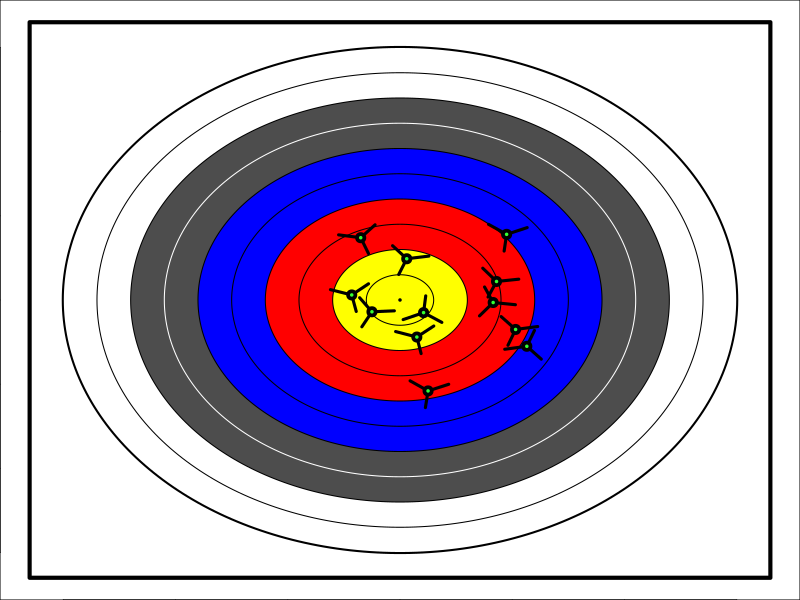

Source code (R):
## ---- chunk 1
knitr::opts_chunk$set(echo = FALSE)
## ---- chunk 2
set.seed(1)
while(T){
  sigma = round(2^runif(1,5,7),1)
  n = 12 #sample(c(12*1:3,10*2:8),1)
  alpha = 0.05
  SE = sigma/sqrt(n)
  ME = qnorm(1-alpha/2)*SE
  mux = sample(c(-ME,-ME/2,ME/2,ME),1)
  x = round(rnorm(n,mux,sigma))
  y = round(rnorm(n,0,sigma))
  t = abs(mean(x))/(sd(x)/sqrt(n))
  cumulative = pt(t,n-1)
  pval = 2*(1-cumulative)
  t2 = abs(mean(y))/(sd(y)/sqrt(n))
  cumulative2 = pt(t2,n-1)
  pval2 = 2*(1-cumulative2)
  # if(pval<0.2 & pval>0.001 & abs(pval-0.05)>0.01){break}
  if(pval<0.06 & pval>0.04 & pval2>0.2){break}
}
makebullseye = function(scale=1,axes=T){
  x = cos(2*seq(0,pi,length.out=1000)*pi)*scale
  y = sin(2*seq(0,pi,length.out=1000)*pi)*scale
  plot(x,y,type="l",lwd=3,xlim=c(-scale,scale)*1.1,ylim=c(-scale,scale)*1.1,ann=F,axes=axes)
  lines(x=c(-1,1,1,-1,-1)*scale*1.1,y=c(1,1,-1,-1,1)*scale*1.1,lwd=4)
  colors = c("yellow","yellow","red","red","blue","blue","grey30","grey30","white","white")
  linecolors = c(rep("black",6),"white",rep("black",3))
  textcolors = c(rep("black",6),rep("white",2),rep("black",2))
  for(i in 10:1){
    x2 = x*i/10
    y2 = y*i/10
    polygon(x2[1:(length(x2)-1)],y2[1:(length(x2)-1)],col=colors[i],border=F)
    lines(x2,y2,col=linecolors[i])
  }
  points(0,0,pch=20,cex=0.5)
}
par(mar=c(0,0,0,0))
makebullseye(300,T)
# mtext("horizontal position, x (mm)",1,line=2)
# mtext("vertical position, y (mm)",2,line=2)
# abline(v=seq(-300,300,25),lwd=1,lty=2)
# abline(h=seq(-300,300,25),lwd=1,lty=2)
points(x,y,pch=20,cex=2)
for(i in 1:n){
  rot = runif(1,0,2*pi)
  rot2 = rot+2*pi/3
  rot3 = rot2+2*pi/3
  lines(c(x[i],x[i]+20*cos(rot)),c(y[i],y[i]+20*sin(rot)),lwd=3)
  lines(c(x[i],x[i]+20*cos(rot2)),c(y[i],y[i]+20*sin(rot2)),lwd=3)
  lines(c(x[i],x[i]+20*cos(rot3)),c(y[i],y[i]+20*sin(rot3)),lwd=3)
}
points(x,y,pch=20,cex=0.5,col=rgb(0.2,1,0.2))
## ---- chunk 3
prop.test(c(169,448),c(181,483))
